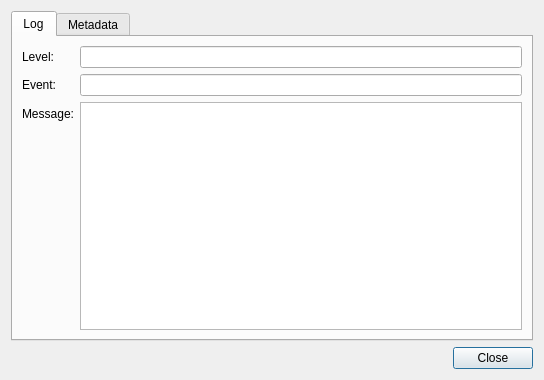
<?xml version="1.0" encoding="UTF-8"?>
<ui version="4.0">
 <class>executionLogDialog</class>
 <widget class="QDialog" name="executionLogDialog">
  <property name="geometry">
   <rect>
    <x>0</x>
    <y>0</y>
    <width>544</width>
    <height>380</height>
   </rect>
  </property>
  <property name="minimumSize">
   <size>
    <width>440</width>
    <height>300</height>
   </size>
  </property>
  <property name="windowTitle">
   <string>Log</string>
  </property>
  <layout class="QVBoxLayout" name="verticalLayout">
   <item>
    <widget class="QTabWidget" name="tabWidget">
     <property name="currentIndex">
      <number>0</number>
     </property>
     <widget class="QWidget" name="tab">
      <attribute name="title">
       <string>Log</string>
      </attribute>
      <layout class="QFormLayout" name="formLayout">
       <item row="0" column="0">
        <widget class="QLabel" name="label">
         <property name="text">
          <string>Level:</string>
         </property>
        </widget>
       </item>
       <item row="1" column="0">
        <widget class="QLabel" name="label_2">
         <property name="text">
          <string>Event:</string>
         </property>
        </widget>
       </item>
       <item row="2" column="0">
        <widget class="QLabel" name="label_3">
         <property name="text">
          <string>Message:</string>
         </property>
        </widget>
       </item>
       <item row="0" column="1">
        <widget class="QLineEdit" name="levelLineEdit">
         <property name="readOnly">
          <bool>true</bool>
         </property>
        </widget>
       </item>
       <item row="1" column="1">
        <widget class="QLineEdit" name="eventLineEdit">
         <property name="readOnly">
          <bool>true</bool>
         </property>
        </widget>
       </item>
       <item row="2" column="1">
        <widget class="QTextEdit" name="messageTextEdit">
         <property name="readOnly">
          <bool>true</bool>
         </property>
        </widget>
       </item>
      </layout>
     </widget>
     <widget class="QWidget" name="tab_2">
      <attribute name="title">
       <string>Metadata</string>
      </attribute>
      <layout class="QFormLayout" name="formLayout_2">
       <item row="0" column="0">
        <widget class="QLabel" name="label_4">
         <property name="text">
          <string>Metadata:</string>
         </property>
        </widget>
       </item>
       <item row="1" column="0">
        <widget class="QLabel" name="label_5">
         <property name="text">
          <string>Created At:</string>
         </property>
        </widget>
       </item>
       <item row="0" column="1">
        <widget class="QTextEdit" name="metadataTextEdit">
         <property name="readOnly">
          <bool>true</bool>
         </property>
        </widget>
       </item>
       <item row="1" column="1">
        <widget class="QDateTimeEdit" name="createAtDateTimeEdit">
         <property name="readOnly">
          <bool>true</bool>
         </property>
        </widget>
       </item>
      </layout>
     </widget>
    </widget>
   </item>
   <item>
    <widget class="QDialogButtonBox" name="buttonBox">
     <property name="orientation">
      <enum>Qt::Orientation::Horizontal</enum>
     </property>
     <property name="standardButtons">
      <set>QDialogButtonBox::StandardButton::Close</set>
     </property>
    </widget>
   </item>
  </layout>
 </widget>
 <resources/>
 <connections>
  <connection>
   <sender>buttonBox</sender>
   <signal>accepted()</signal>
   <receiver>executionLogDialog</receiver>
   <slot>accept()</slot>
   <hints>
    <hint type="sourcelabel">
     <x>248</x>
     <y>254</y>
    </hint>
    <hint type="destinationlabel">
     <x>157</x>
     <y>274</y>
    </hint>
   </hints>
  </connection>
  <connection>
   <sender>buttonBox</sender>
   <signal>rejected()</signal>
   <receiver>executionLogDialog</receiver>
   <slot>reject()</slot>
   <hints>
    <hint type="sourcelabel">
     <x>316</x>
     <y>260</y>
    </hint>
    <hint type="destinationlabel">
     <x>286</x>
     <y>274</y>
    </hint>
   </hints>
  </connection>
 </connections>
</ui>
